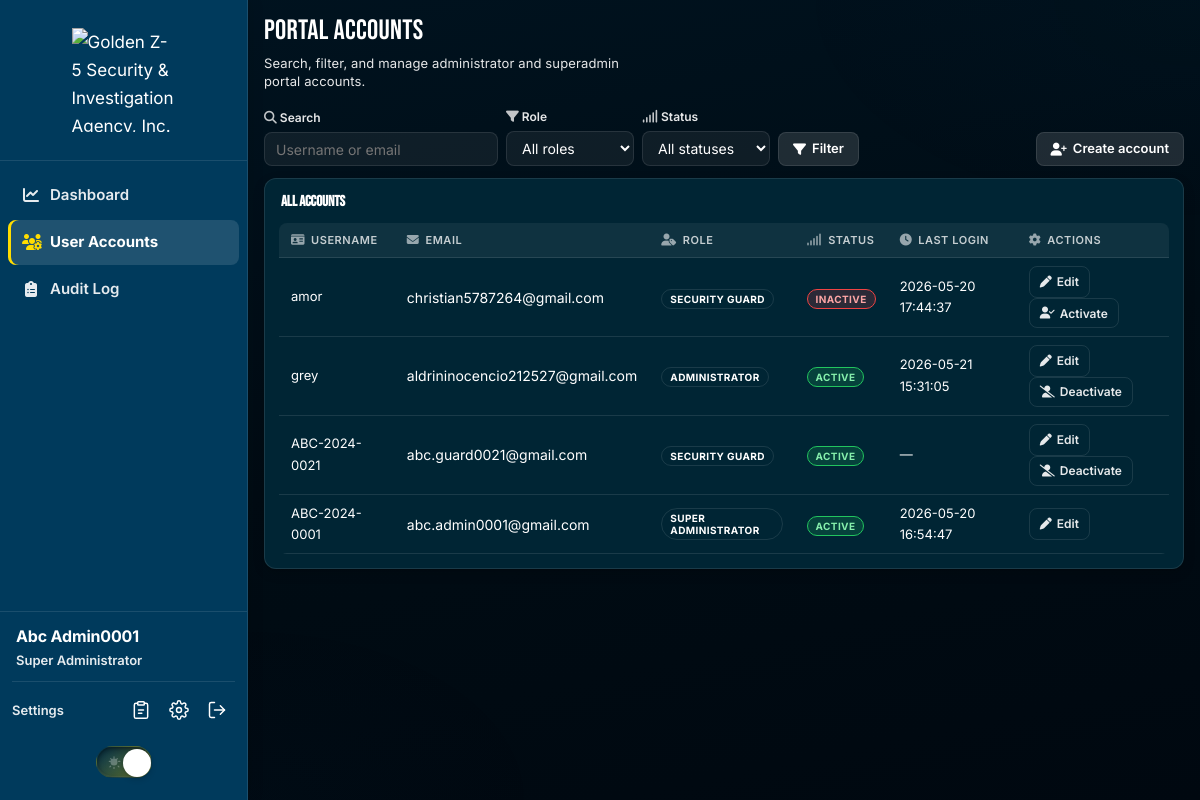
Before: /superadmin/users.php (signed in) with the older database file.
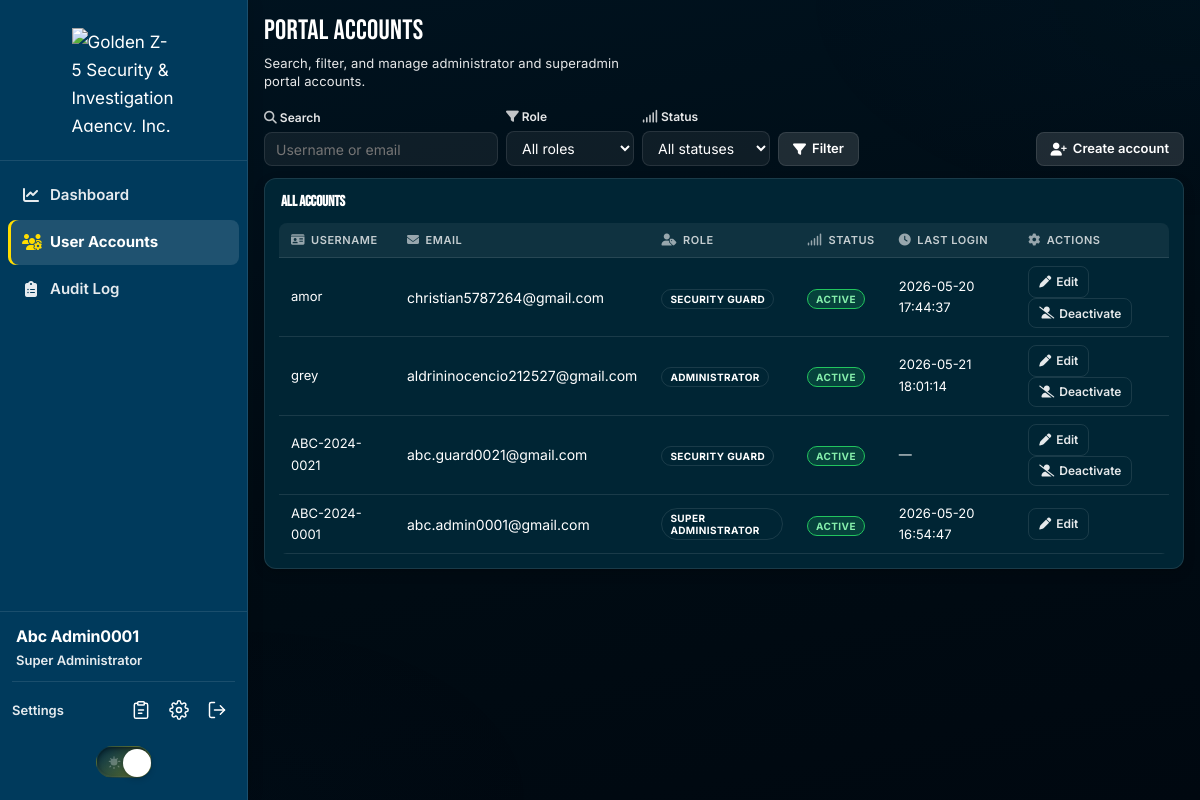
After: the same page with the newer database file.
### tables this page shows
CREATE TABLE `users` (
  `Company_ID` varchar(13) NOT NULL,
  `Email` varchar(255) NOT NULL,
  `First_Name` varchar(64) DEFAULT NULL,
  `Last_Name` varchar(64) DEFAULT NULL,
  `password_hash` varchar(255) NOT NULL,
  `role_id` tinyint(3) UNSIGNED DEFAULT NULL,
  `role` tinyint(3) UNSIGNED NOT NULL DEFAULT 0 COMMENT '0=headguard,1=admin,2=superadmin',
  `is_active` tinyint(1) NOT NULL DEFAULT 1,
  `failed_login_attempts` tinyint(3) UNSIGNED NOT NULL DEFAULT 0,
  `locked_until` datetime DEFAULT NULL,
  `last_login_at` datetime DEFAULT NULL,
  `password_changed_at` datetime DEFAULT NULL,
  `created_at` timestamp NOT NULL DEFAULT current_timestamp(),
  `updated_at` timestamp NULL DEFAULT current_timestamp() ON UPDATE current_timestamp()
);

### includes/auth.php (called while the page is built, shortened)
<?php
function auth_users_has_profile_names(PDO $conn): bool
{
    static $cached = null;
    if ($cached !== null) {
        return $cached;
    }
    $cached = db_column_exists($conn, 'users', 'First_Name')
        && db_column_exists($conn, 'users', 'Last_Name');
    return $cached;
}
function auth_role_name(int $role): string
{
    return match (auth_normalize_role($role)) {
        AUTH_ROLE_SUPERADMIN => 'Super Administrator',
        AUTH_ROLE_GUARD => 'Security Guard',
        default => 'Administrator',
    };
}
function auth_normalize_role(mixed $role): int
{
    $role = (int) $role;
    if ($role === AUTH_ROLE_GUARD || $role === AUTH_ROLE_ADMIN || $role === AUTH_ROLE_SUPERADMIN) {
        return $role;
    }
    return AUTH_ROLE_ADMIN;
}
function auth_users_role_column(PDO $conn): string
{
    static $column = null;
    if ($column !== null) {
        return $column;
    }
    if (db_column_exists($conn, 'users', 'role')) {
        $column = 'role';
    } else {
        $column = db_column_exists($conn, 'users', 'role_id') ? 'role_id' : 'role';
    }
    return $column;
}

### includes/db.php (called while the page is built, shortened)
<?php
function db_bind(PDOStatement $stmt, string $types, array $params): void
{
    foreach ($params as $index => $value) {
        $type = $types[$index] ?? 's';
        $paramType = match ($type) {
            'i' => PDO::PARAM_INT,
            'b' => PDO::PARAM_LOB,
            default => PDO::PARAM_STR,
        };
        $stmt->bindValue($index + 1, $value, $paramType);
    }
}
function db_query(PDO $conn, string $sql, string $types = '', array $params = []): PDOStatement|false
{
    try {
        $stmt = $conn->prepare($sql);
        db_bind($stmt, $types, $params);
        $stmt->execute();
        return $stmt;
    } catch (PDOException $e) {
        error_log('db_query failed: ' . $e->getMessage());
        return false;
    }
}
function db_fetch_one(PDO $conn, string $sql, string $types = '', array $params = []): ?array
{
    $stmt = db_query($conn, $sql, $types, $params);
    $row = $stmt->fetch(PDO::FETCH_ASSOC);
    return $row === false ? null : $row;
}
function db_column_exists(PDO $conn, string $table, string $column): bool
{
    return db_fetch_one(
        $conn,
        'SELECT 1 FROM information_schema.COLUMNS
         WHERE TABLE_SCHEMA = DATABASE() AND TABLE_NAME = ? AND COLUMN_NAME = ?
         LIMIT 1',
        'ss',
        [$table, $column]
    ) !== null;
}

### includes/admin_shell.php (called while the page is built, shortened)
<?php
function admin_sidebar_profile(): array
{
    $companyId = (string) ($_SESSION['company_id'] ?? '');
    $role = (string) ($_SESSION['role_name'] ?? 'Administrator');
    $name = '';
    $email = '';
    if ($companyId !== '' && isset($GLOBALS['conn']) && $GLOBALS['conn'] instanceof PDO) {
        $conn = $GLOBALS['conn'];
        $roleCol = auth_users_role_column($conn);
        $hasUserNames = auth_users_has_profile_names($conn);
        $nameSelect = $hasUserNames
            ? "COALESCE(NULLIF(TRIM(u.First_Name), ''), g.First_Name) AS First_Name,
               COALESCE(NULLIF(TRIM(u.Last_Name), ''), g.Last_Name) AS Last_Name"
            : 'g.First_Name, g.Last_Name';
        $sql = "SELECT u.Email, u.{$roleCol} AS role, {$nameSelect}
                FROM users u
                LEFT JOIN guards g ON g.Company_ID = u.Company_ID
                WHERE u.Company_ID = ?
                LIMIT 1";
        $row = db_fetch_one($conn, $sql, 's', [$companyId]);
        if ($row !== null) {
            $email = (string) ($row['Email'] ?? '');
            $first = trim((string) ($row['First_Name'] ?? ''));
            $last = trim((string) ($row['Last_Name'] ?? ''));
            $name = trim($first . ' ' . $last);
            if (isset($row['role'])) {
                $role = auth_role_name((int) $row['role']);
            }
        }
    }
    if ($name === '' && $email !== '') {
        $local = strstr($email, '@', true);
        $name = $local !== false
            ? ucwords(str_replace(['.', '_', '-'], ' ', $local))
            : $email;
    }
    return [
        'name' => $name,
        'role' => $role,
        'email' => $email,
    ];
}
    ?>
    <?php
function admin_panel_asset_styles(): void
{
    $cssDir = dirname(__DIR__) . '/admin/assets/css';
    foreach (['messaging-board.css', 'inbox.css'] as $file) {
        $path = $cssDir . '/' . $file;
        if (is_readable($path)) {
            readfile($path);
        }
    }
}
    ?>

### includes/security.php (called while the page is built, shortened)
<?php
function e(?string $value): string
{
    return htmlspecialchars($value ?? '', ENT_QUOTES | ENT_SUBSTITUTE, 'UTF-8');
}

### superadmin/users.php (the view, shortened to what the rows shown need)
<?php
require_once __DIR__ . '/../config/app.php';
require_once __DIR__ . '/../includes/superadmin_user_form.php';
$roleCol = auth_users_role_column($conn);
$page = max(1, (int) ($_GET['page'] ?? 1));
$perPage = 10;
$params = [];
$types = '';
$fromSql = " FROM users";
$offset = ($page - 1) * $perPage;
$sql = "SELECT Company_ID, Email, {$roleCol} AS role, is_active, last_login_at, created_at"
    . $fromSql
    . ' ORDER BY created_at DESC LIMIT ? OFFSET ?';
$users = [];
if ($params === []) {
    $result = db_query($conn, $sql, 'ii', [$perPage, $offset]);
} else {
    $result = db_query($conn, $sql, $types . 'ii', [...$params, $perPage, $offset]);
}
if ($result) {
    while ($row = $result->fetch(PDO::FETCH_ASSOC)) {
        $users[] = $row;
    }
}
?>
<!DOCTYPE html>
<html lang="en">
<head>
</head>
<body class="light-mode superadmin-portal">
<?php require __DIR__ . '/../includes/superadmin_sidebar.php'; ?>
    <main class="app-main">
        <header class="page-header">
            <h1 class="page-title">Portal accounts</h1>
        </header>
        <section class="card-panel">
            <h2 class="panel-title">All accounts</h2>
            <?php if ($users === []): ?>
                <p class="empty-state"><i class="fa-solid fa-users-slash" aria-hidden="true"></i>No accounts match your filters.</p>
            <?php else: ?>
                <div class="data-table-wrap">
                    <table class="data-table">
                        <thead>
                            <tr>
                                <th><i class="fa-solid fa-id-card th-icon" aria-hidden="true"></i>Username</th>
                                <th><i class="fa-solid fa-envelope th-icon" aria-hidden="true"></i>Email</th>
                                <th><i class="fa-solid fa-user-tag th-icon" aria-hidden="true"></i>Role</th>
                                <th><i class="fa-solid fa-signal th-icon" aria-hidden="true"></i>Status</th>
                                <th><i class="fa-solid fa-clock th-icon" aria-hidden="true"></i>Last login</th>
                                <th><i class="fa-solid fa-gear th-icon" aria-hidden="true"></i>Actions</th>
                            </tr>
                        </thead>
                        <tbody>
                            <?php foreach ($users as $user): ?>
                                <?php
                                $uid = (string) $user['Company_ID'];
                                $role = auth_normalize_role($user['role'] ?? 0);
                                $active = (int) ($user['is_active'] ?? 0) === 1;
                                $isSelf = $uid === (string) $_SESSION['company_id'];
                                ?>
                                <tr>
                                    <td class="mono"><?= e($uid) ?></td>
                                    <td><?= e((string) ($user['Email'] ?? '')) ?></td>
                                    <td><span class="badge role-badge"><?= e(auth_role_name($role)) ?></span></td>
                                    <td>
                                        <span class="badge status-badge <?= $active ? 'status-badge--active' : 'status-badge--inactive' ?>">
                                            <?= $active ? 'Active' : 'Inactive' ?>
                                        </span>
                                    </td>
                                    <td class="mono"><?= e((string) ($user['last_login_at'] ?? '—')) ?></td>
                                    <td>
                                        <a href="create-user.php?edit=<?= rawurlencode($uid) ?>" class="btn-ghost"><i class="fa-solid fa-pen" aria-hidden="true"></i> Edit</a>
                                        <?php if (!$isSelf): ?>
                                            <?php
                                            $confirmToggle = $active
                                                ? 'Are you sure you want to deactivate this account (' . $uid . ')? They will not be able to sign in until reactivated.'
                                                : 'Are you sure you want to activate this account (' . $uid . ')? They will be able to sign in to the portal.';
                                            ?>
                                            <form method="POST" class="js-confirm-submit" style="display:inline;" data-confirm="<?= e($confirmToggle) ?>">
                                                <button type="submit" name="toggle_active" value="1" class="btn-ghost">
                                                    <i class="fa-solid <?= $active ? 'fa-user-slash' : 'fa-user-check' ?>" aria-hidden="true"></i>
                                                    <?= $active ? 'Deactivate' : 'Activate' ?>
                                                </button>
                                            </form>
                                        <?php endif; ?>
                                    </td>
                                </tr>
                            <?php endforeach; ?>
                        </tbody>
                    </table>
                </div>
            <?php endif; ?>
        </section>
    </main>
</div>
</body>
</html>

### includes/superadmin_sidebar.php (shortened to what the rows shown need)
<?php
$adminProfile = admin_sidebar_profile();
?>
<aside class="app-sidebar" id="appSidebar" aria-label="Main navigation">
    <div class="sidebar-footer">
        <div class="sidebar-footer-user">
            <span class="sidebar-footer-name" title="<?= e($adminProfile['email']) ?>"><?= e($adminProfile['name']) ?></span>
            <div class="sidebar-footer-meta">
                <span class="sidebar-footer-role"><?= e($adminProfile['role']) ?></span>
            </div>
        </div>
    </div>
</aside>
<div class="app-shell">

Changed rows visible on the page:
changed users "christian5787264@gmail.com": is_active "INACTIVE Activate" → "ACTIVE Deactivate"
changed users "aldrininocencio212527@gmail.com": last_login_at "2026-05-21 15:31:05" → "2026-05-21 18:01:14"
